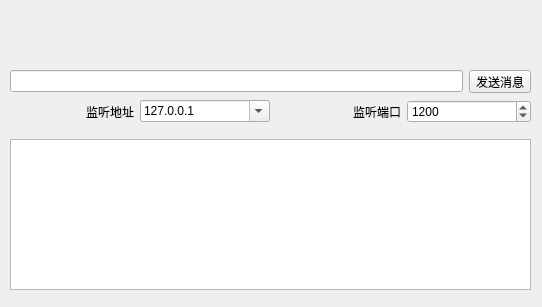
<?xml version="1.0" encoding="UTF-8"?>
<ui version="4.0">
 <class>qFormTCPServer</class>
 <widget class="QWidget" name="qFormTCPServer">
  <property name="geometry">
   <rect>
    <x>0</x>
    <y>0</y>
    <width>542</width>
    <height>307</height>
   </rect>
  </property>
  <property name="windowTitle">
   <string>Form</string>
  </property>
  <widget class="QWidget" name="layoutWidget">
   <property name="geometry">
    <rect>
     <x>10</x>
     <y>70</y>
     <width>521</width>
     <height>23</height>
    </rect>
   </property>
   <layout class="QHBoxLayout" name="horizontalLayout_3">
    <item>
     <widget class="QLineEdit" name="editMsg_2"/>
    </item>
    <item>
     <widget class="QToolButton" name="btnSend_2">
      <property name="text">
       <string>发送消息</string>
      </property>
     </widget>
    </item>
   </layout>
  </widget>
  <widget class="QPlainTextEdit" name="plainTextEdit">
   <property name="geometry">
    <rect>
     <x>10</x>
     <y>139</y>
     <width>521</width>
     <height>151</height>
    </rect>
   </property>
  </widget>
  <widget class="QWidget" name="layoutWidget_2">
   <property name="geometry">
    <rect>
     <x>10</x>
     <y>100</y>
     <width>521</width>
     <height>23</height>
    </rect>
   </property>
   <layout class="QHBoxLayout" name="horizontalLayout_4">
    <item>
     <widget class="QLabel" name="label_3">
      <property name="text">
       <string>监听地址</string>
      </property>
      <property name="alignment">
       <set>Qt::AlignRight|Qt::AlignTrailing|Qt::AlignVCenter</set>
      </property>
     </widget>
    </item>
    <item>
     <widget class="QComboBox" name="comboIP_2">
      <property name="minimumSize">
       <size>
        <width>130</width>
        <height>0</height>
       </size>
      </property>
      <property name="editable">
       <bool>true</bool>
      </property>
      <property name="duplicatesEnabled">
       <bool>false</bool>
      </property>
      <item>
       <property name="text">
        <string>127.0.0.1</string>
       </property>
      </item>
     </widget>
    </item>
    <item>
     <widget class="QLabel" name="label_4">
      <property name="text">
       <string>监听端口</string>
      </property>
      <property name="alignment">
       <set>Qt::AlignRight|Qt::AlignTrailing|Qt::AlignVCenter</set>
      </property>
     </widget>
    </item>
    <item>
     <widget class="QSpinBox" name="spinPort_2">
      <property name="minimum">
       <number>1</number>
      </property>
      <property name="maximum">
       <number>65535</number>
      </property>
      <property name="value">
       <number>1200</number>
      </property>
     </widget>
    </item>
   </layout>
  </widget>
  <action name="actStart">
   <property name="icon">
    <iconset resource="res.qrc">
     <normaloff>:/images/images/620.bmp</normaloff>:/images/images/620.bmp</iconset>
   </property>
   <property name="text">
    <string>开始监听</string>
   </property>
   <property name="toolTip">
    <string>开始监听</string>
   </property>
  </action>
  <action name="actStop">
   <property name="enabled">
    <bool>false</bool>
   </property>
   <property name="icon">
    <iconset resource="res.qrc">
     <normaloff>:/images/images/624.bmp</normaloff>:/images/images/624.bmp</iconset>
   </property>
   <property name="text">
    <string>停止监听</string>
   </property>
   <property name="toolTip">
    <string>停止监听</string>
   </property>
  </action>
  <action name="actQuit">
   <property name="icon">
    <iconset resource="res.qrc">
     <normaloff>:/images/images/132.bmp</normaloff>:/images/images/132.bmp</iconset>
   </property>
   <property name="text">
    <string>退出</string>
   </property>
   <property name="toolTip">
    <string>退出本程序</string>
   </property>
  </action>
  <action name="actClear">
   <property name="icon">
    <iconset resource="res.qrc">
     <normaloff>:/images/images/212.bmp</normaloff>:/images/images/212.bmp</iconset>
   </property>
   <property name="text">
    <string>清空文本框</string>
   </property>
   <property name="toolTip">
    <string>清空文本框</string>
   </property>
  </action>
  <action name="actHostInfo">
   <property name="icon">
    <iconset resource="res.qrc">
     <normaloff>:/images/images/110.JPG</normaloff>:/images/images/110.JPG</iconset>
   </property>
   <property name="text">
    <string>本机地址</string>
   </property>
   <property name="toolTip">
    <string>获取本机地址</string>
   </property>
  </action>
 </widget>
 <resources>
  <include location="res.qrc"/>
 </resources>
 <connections/>
</ui>
